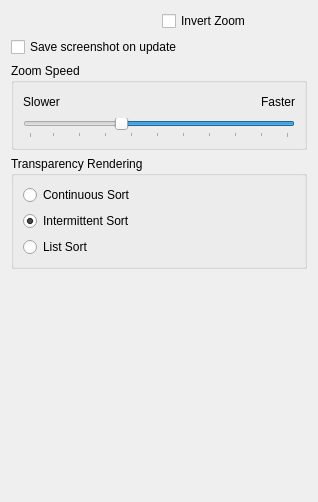
     <widget class="QWidget" name="ControlsTab">
      <attribute name="title">
       <string>Controls</string>
      </attribute>
      <layout class="QGridLayout" name="gridLayout_7">
       <item row="4" column="0">
        <spacer name="verticalSpacer">
         <property name="orientation">
          <enum>Qt::Vertical</enum>
         </property>
         <property name="sizeHint" stdset="0">
          <size>
           <width>20</width>
           <height>222</height>
          </size>
         </property>
        </spacer>
       </item>
       <item row="0" column="1">
        <widget class="QCheckBox" name="invertZoomCheckBox_">
         <property name="text">
          <string>Invert Zoom</string>
         </property>
        </widget>
       </item>
       <item row="1" column="0" colspan="2">
        <widget class="QCheckBox" name="saveScreenShotOnUpdateCheckBox_">
         <property name="font">
          <font>
           <weight>50</weight>
           <bold>false</bold>
          </font>
         </property>
         <property name="toolTip">
          <string>Save screenshot on geometry update</string>
         </property>
         <property name="text">
          <string>Save screenshot on update</string>
         </property>
        </widget>
       </item>
       <item row="2" column="0" colspan="2">
        <widget class="QGroupBox" name="zoomBox_">
         <property name="font">
          <font>
           <weight>50</weight>
           <bold>false</bold>
          </font>
         </property>
         <property name="title">
          <string>Zoom Speed</string>
         </property>
         <layout class="QGridLayout" name="gridLayout_6">
          <item row="0" column="0">
           <widget class="QLabel" name="label_5">
            <property name="text">
             <string>Slower</string>
            </property>
            <property name="alignment">
             <set>Qt::AlignCenter</set>
            </property>
           </widget>
          </item>
          <item row="0" column="1">
           <spacer name="horizontalSpacer_6">
            <property name="orientation">
             <enum>Qt::Horizontal</enum>
            </property>
            <property name="sizeHint" stdset="0">
             <size>
              <width>189</width>
              <height>20</height>
             </size>
            </property>
           </spacer>
          </item>
          <item row="0" column="2">
           <widget class="QLabel" name="label_6">
            <property name="text">
             <string>Faster</string>
            </property>
            <property name="alignment">
             <set>Qt::AlignCenter</set>
            </property>
           </widget>
          </item>
          <item row="1" column="0" colspan="3">
           <widget class="QSlider" name="zoomSpeedHorizontalSlider_">
            <property name="minimum">
             <number>1</number>
            </property>
            <property name="maximum">
             <number>100</number>
            </property>
            <property name="value">
             <number>65</number>
            </property>
            <property name="orientation">
             <enum>Qt::Horizontal</enum>
            </property>
            <property name="invertedAppearance">
             <bool>true</bool>
            </property>
            <property name="invertedControls">
             <bool>true</bool>
            </property>
            <property name="tickPosition">
             <enum>QSlider::TicksBelow</enum>
            </property>
            <property name="tickInterval">
             <number>10</number>
            </property>
           </widget>
          </item>
         </layout>
        </widget>
       </item>
       <item row="3" column="0" colspan="2">
        <widget class="QGroupBox" name="transparencyGroupBox_">
         <property name="enabled">
          <bool>true</bool>
         </property>
         <property name="font">
          <font>
           <weight>50</weight>
           <bold>false</bold>
          </font>
         </property>
         <property name="title">
          <string>Transparency Rendering</string>
         </property>
         <layout class="QVBoxLayout" name="verticalLayout_6">
          <item>
           <widget class="QRadioButton" name="contSortRadioButton_">
            <property name="text">
             <string>Continuous Sort</string>
            </property>
            <property name="checked">
             <bool>false</bool>
            </property>
           </widget>
          </item>
          <item>
           <widget class="QRadioButton" name="updateSortRadioButton_">
            <property name="text">
             <string>Intermittent Sort</string>
            </property>
            <property name="checked">
             <bool>true</bool>
            </property>
           </widget>
          </item>
          <item>
           <widget class="QRadioButton" name="listSortRadioButton_">
            <property name="text">
             <string>List Sort</string>
            </property>
           </widget>
          </item>
         </layout>
        </widget>
       </item>
      </layout>
     </widget>
